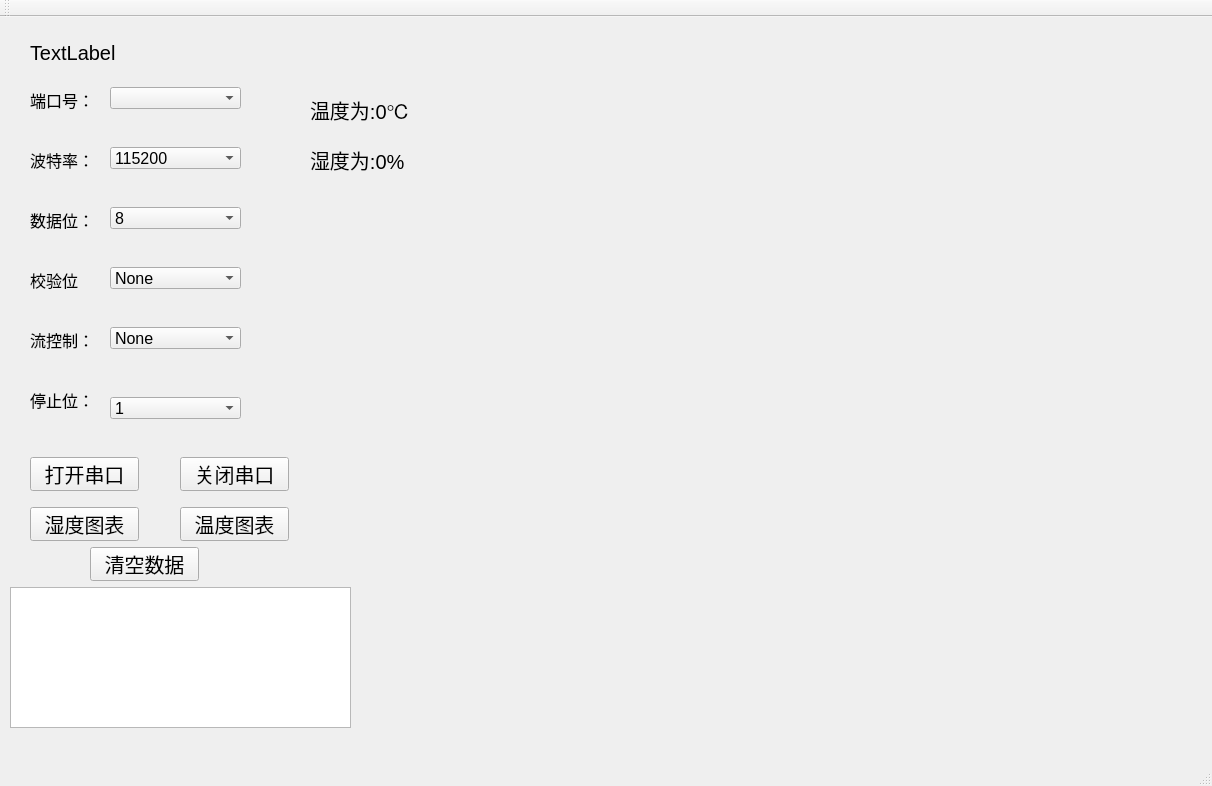
<?xml version="1.0" encoding="UTF-8"?>
<ui version="4.0">
 <class>MainWindow</class>
 <widget class="QMainWindow" name="MainWindow">
  <property name="geometry">
   <rect>
    <x>0</x>
    <y>0</y>
    <width>1212</width>
    <height>786</height>
   </rect>
  </property>
  <property name="font">
   <font>
    <pointsize>15</pointsize>
   </font>
  </property>
  <property name="windowTitle">
   <string>MainWindow</string>
  </property>
  <widget class="QWidget" name="centralWidget">
   <widget class="QLabel" name="duankou">
    <property name="geometry">
     <rect>
      <x>30</x>
      <y>70</y>
      <width>100</width>
      <height>25</height>
     </rect>
    </property>
    <property name="font">
     <font>
      <pointsize>12</pointsize>
     </font>
    </property>
    <property name="text">
     <string>端口号：</string>
    </property>
   </widget>
   <widget class="QLabel" name="botelv">
    <property name="geometry">
     <rect>
      <x>30</x>
      <y>130</y>
      <width>100</width>
      <height>25</height>
     </rect>
    </property>
    <property name="font">
     <font>
      <pointsize>12</pointsize>
     </font>
    </property>
    <property name="text">
     <string>波特率：</string>
    </property>
   </widget>
   <widget class="QLabel" name="databit">
    <property name="geometry">
     <rect>
      <x>30</x>
      <y>190</y>
      <width>100</width>
      <height>25</height>
     </rect>
    </property>
    <property name="font">
     <font>
      <pointsize>12</pointsize>
     </font>
    </property>
    <property name="text">
     <string>数据位：</string>
    </property>
   </widget>
   <widget class="QLabel" name="jiaoyan">
    <property name="geometry">
     <rect>
      <x>30</x>
      <y>250</y>
      <width>100</width>
      <height>25</height>
     </rect>
    </property>
    <property name="font">
     <font>
      <pointsize>12</pointsize>
     </font>
    </property>
    <property name="text">
     <string>校验位</string>
    </property>
   </widget>
   <widget class="QLabel" name="liukongzhi">
    <property name="geometry">
     <rect>
      <x>30</x>
      <y>310</y>
      <width>100</width>
      <height>25</height>
     </rect>
    </property>
    <property name="font">
     <font>
      <pointsize>12</pointsize>
     </font>
    </property>
    <property name="text">
     <string>流控制：</string>
    </property>
   </widget>
   <widget class="QLabel" name="stop">
    <property name="geometry">
     <rect>
      <x>30</x>
      <y>370</y>
      <width>100</width>
      <height>25</height>
     </rect>
    </property>
    <property name="font">
     <font>
      <pointsize>12</pointsize>
     </font>
    </property>
    <property name="text">
     <string>停止位：</string>
    </property>
   </widget>
   <widget class="QComboBox" name="duankou_2">
    <property name="geometry">
     <rect>
      <x>110</x>
      <y>70</y>
      <width>131</width>
      <height>22</height>
     </rect>
    </property>
    <property name="font">
     <font>
      <pointsize>12</pointsize>
     </font>
    </property>
   </widget>
   <widget class="QComboBox" name="botelv_2">
    <property name="geometry">
     <rect>
      <x>110</x>
      <y>130</y>
      <width>131</width>
      <height>22</height>
     </rect>
    </property>
    <property name="font">
     <font>
      <pointsize>12</pointsize>
     </font>
    </property>
    <item>
     <property name="text">
      <string>115200</string>
     </property>
    </item>
    <item>
     <property name="text">
      <string>1200</string>
     </property>
    </item>
    <item>
     <property name="text">
      <string>2400</string>
     </property>
    </item>
    <item>
     <property name="text">
      <string>9600</string>
     </property>
    </item>
    <item>
     <property name="text">
      <string>57600</string>
     </property>
    </item>
    <item>
     <property name="text">
      <string>128000</string>
     </property>
    </item>
   </widget>
   <widget class="QComboBox" name="databit_2">
    <property name="geometry">
     <rect>
      <x>110</x>
      <y>190</y>
      <width>131</width>
      <height>22</height>
     </rect>
    </property>
    <property name="font">
     <font>
      <pointsize>12</pointsize>
     </font>
    </property>
    <item>
     <property name="text">
      <string>8</string>
     </property>
    </item>
    <item>
     <property name="text">
      <string>7</string>
     </property>
    </item>
    <item>
     <property name="text">
      <string>6</string>
     </property>
    </item>
    <item>
     <property name="text">
      <string>5</string>
     </property>
    </item>
   </widget>
   <widget class="QComboBox" name="jiaoyan_2">
    <property name="geometry">
     <rect>
      <x>110</x>
      <y>250</y>
      <width>131</width>
      <height>22</height>
     </rect>
    </property>
    <property name="font">
     <font>
      <pointsize>12</pointsize>
     </font>
    </property>
    <item>
     <property name="text">
      <string>None</string>
     </property>
    </item>
   </widget>
   <widget class="QComboBox" name="liukongzhi_2">
    <property name="geometry">
     <rect>
      <x>110</x>
      <y>310</y>
      <width>131</width>
      <height>22</height>
     </rect>
    </property>
    <property name="font">
     <font>
      <pointsize>12</pointsize>
     </font>
    </property>
    <item>
     <property name="text">
      <string>None</string>
     </property>
    </item>
   </widget>
   <widget class="QComboBox" name="stop_2">
    <property name="geometry">
     <rect>
      <x>110</x>
      <y>380</y>
      <width>131</width>
      <height>22</height>
     </rect>
    </property>
    <property name="font">
     <font>
      <pointsize>12</pointsize>
     </font>
    </property>
    <item>
     <property name="text">
      <string>1</string>
     </property>
    </item>
   </widget>
   <widget class="QPushButton" name="pushButton">
    <property name="geometry">
     <rect>
      <x>30</x>
      <y>440</y>
      <width>109</width>
      <height>34</height>
     </rect>
    </property>
    <property name="text">
     <string>打开串口</string>
    </property>
   </widget>
   <widget class="QPushButton" name="pushButton_2">
    <property name="geometry">
     <rect>
      <x>180</x>
      <y>440</y>
      <width>109</width>
      <height>34</height>
     </rect>
    </property>
    <property name="text">
     <string>关闭串口</string>
    </property>
   </widget>
   <widget class="QTextBrowser" name="textBrowser">
    <property name="geometry">
     <rect>
      <x>10</x>
      <y>570</y>
      <width>341</width>
      <height>141</height>
     </rect>
    </property>
    <property name="font">
     <font>
      <pointsize>10</pointsize>
     </font>
    </property>
   </widget>
   <widget class="QPushButton" name="pushButton_3">
    <property name="geometry">
     <rect>
      <x>90</x>
      <y>530</y>
      <width>109</width>
      <height>34</height>
     </rect>
    </property>
    <property name="text">
     <string>清空数据</string>
    </property>
   </widget>
   <widget class="QPushButton" name="pushButton_4">
    <property name="geometry">
     <rect>
      <x>180</x>
      <y>490</y>
      <width>109</width>
      <height>34</height>
     </rect>
    </property>
    <property name="text">
     <string>温度图表</string>
    </property>
   </widget>
   <widget class="QPushButton" name="pushButton_5">
    <property name="geometry">
     <rect>
      <x>30</x>
      <y>490</y>
      <width>109</width>
      <height>34</height>
     </rect>
    </property>
    <property name="text">
     <string>湿度图表</string>
    </property>
   </widget>
   <widget class="QLabel" name="label">
    <property name="geometry">
     <rect>
      <x>30</x>
      <y>20</y>
      <width>291</width>
      <height>31</height>
     </rect>
    </property>
    <property name="text">
     <string>TextLabel</string>
    </property>
   </widget>
   <widget class="QLabel" name="label_2">
    <property name="geometry">
     <rect>
      <x>310</x>
      <y>80</y>
      <width>171</width>
      <height>25</height>
     </rect>
    </property>
    <property name="text">
     <string>温度为:0℃</string>
    </property>
   </widget>
   <widget class="QLabel" name="label_3">
    <property name="geometry">
     <rect>
      <x>310</x>
      <y>130</y>
      <width>171</width>
      <height>25</height>
     </rect>
    </property>
    <property name="text">
     <string>湿度为:0%</string>
    </property>
   </widget>
  </widget>
  <widget class="QStatusBar" name="statusBar"/>
  <widget class="QToolBar" name="mainToolBar">
   <attribute name="toolBarArea">
    <enum>TopToolBarArea</enum>
   </attribute>
   <attribute name="toolBarBreak">
    <bool>false</bool>
   </attribute>
  </widget>
  <widget class="QMenuBar" name="menuBar">
   <property name="geometry">
    <rect>
     <x>0</x>
     <y>0</y>
     <width>1212</width>
     <height>26</height>
    </rect>
   </property>
  </widget>
 </widget>
 <layoutdefault spacing="6" margin="11"/>
 <resources/>
 <connections/>
</ui>
